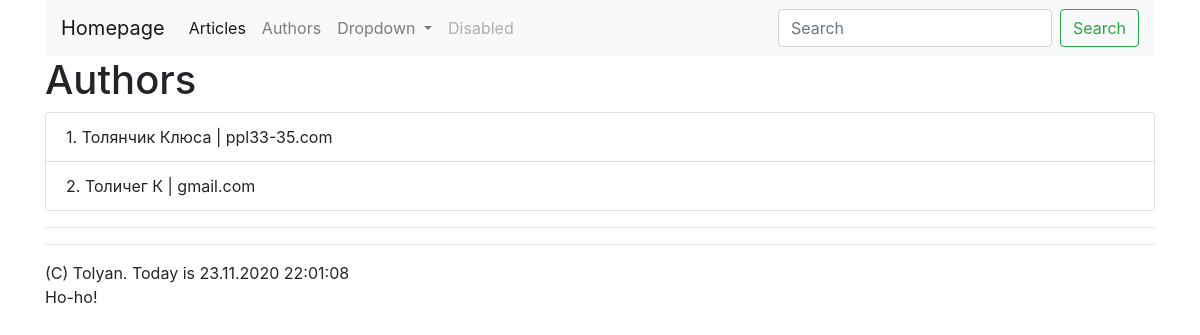
/authors/, run on an earlier commit of the app's database.
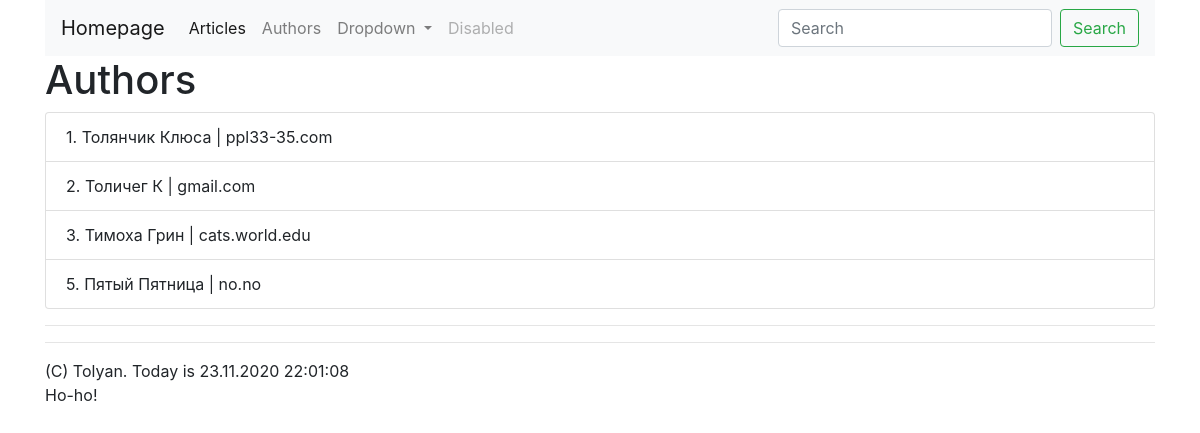
And on a later commit of the database.
### authors/models.py (models this page shows)
class Author(models.Model):
    objects = None
    class Meta:
        verbose_name = 'Аффтар'
        verbose_name_plural = 'Аффтары'
    LEVELS = (
        ('J', 'Junior'),
        ('M', 'Middle'),
        ('S', 'Senior')
    )
    first_name = models.CharField(max_length=50)
    last_name = models.CharField(max_length=50)
    email = models.EmailField(null=True, default='none@no.no', blank='')
    level = models.CharField(max_length=1, choices=LEVELS)
    def __str__(self):
        return (
            f'{self.first_name} {self.last_name}'
        )

### authors/views.py (the view)
# urls.py: path('', views.IndexView.as_view(), name='index')
class IndexView(ListView):
    template_name = 'authors/index.html'
    model = Author
    context_object_name = 'authors'

### authors/templatetags/email_domain.py (called while the page is built)
@register.filter
@stringfilter
def cut_email_domain(value):
    if '@' in value:
        return value.partition('@')[2]
    else:
        return ''

### authors/templatetags/my_tags.py (called while the page is built)
@register.simple_tag
def joke(index=None):
    if index:
        try:
            return jokes[index]
        except IndexError:
            return jokes[len(jokes)-1]
    else:
        return choice(jokes)

@register.simple_tag
def page_info():
    return f'(C) Tolyan. Today is {datetime.today().strftime("%d.%m.%Y %H:%M:%S")}'

### authors/templates/authors/index.html (shortened to what this page needs)
{% extends 'authors/base.html' %}
{% load email_domain %}
{% block body %}
<h1>Authors</h1>
<div>
    <ul class="list-group">
        {% for author in authors %}
            <li class="list-group-item">
                {{ author.id }}. {{ author }} | {{ author.email|cut_email_domain }}
            </li>
        {% endfor %}
    </ul>
    <hr>
</div>
{% endblock %}

What changed in the data, as far as the page shows it:
added Author: id "3", first_name+last_name "Тимоха Грин", email "cats.world.edu"
added Author: id "5", first_name+last_name "Пятый Пятница", email "no.no"
